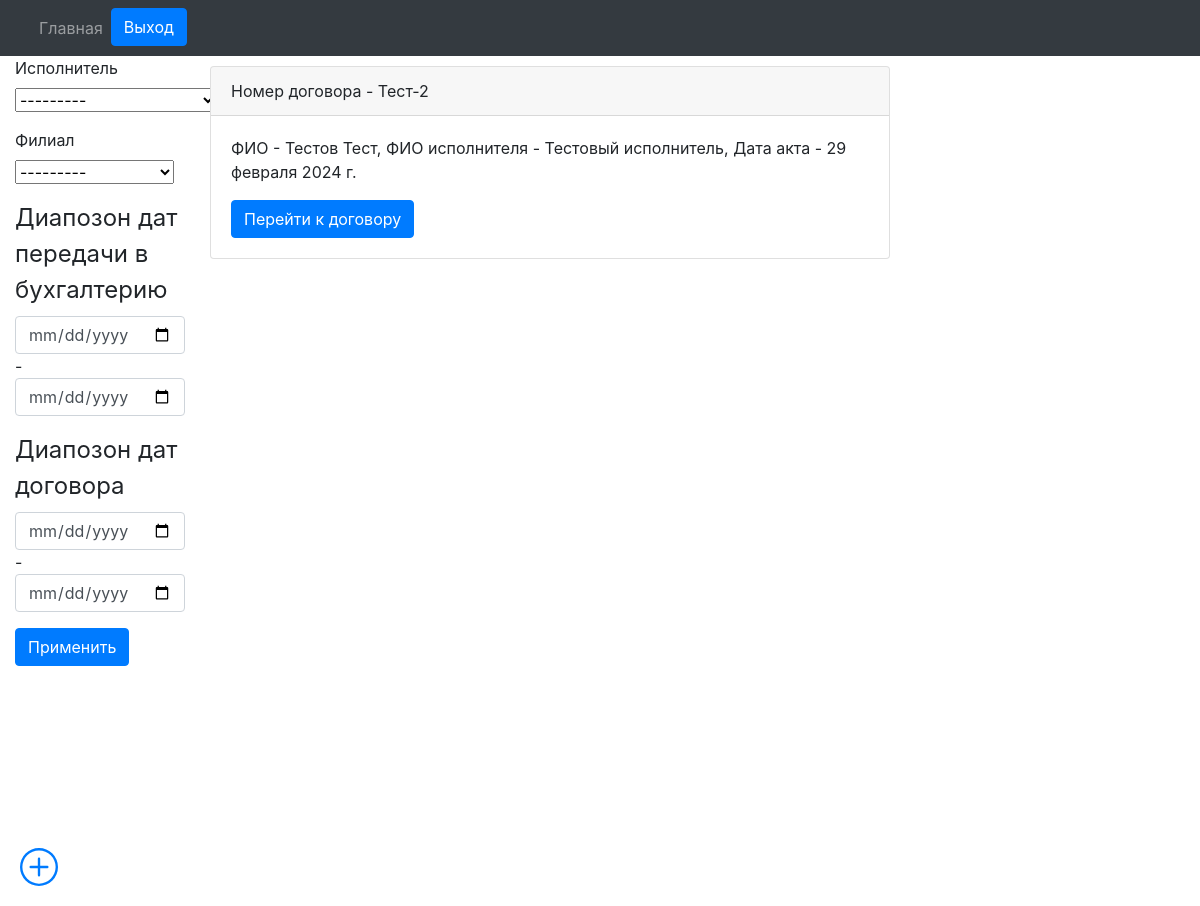
Before: /paid_departure/filials/orders/1/ (signed in) with the older database file.
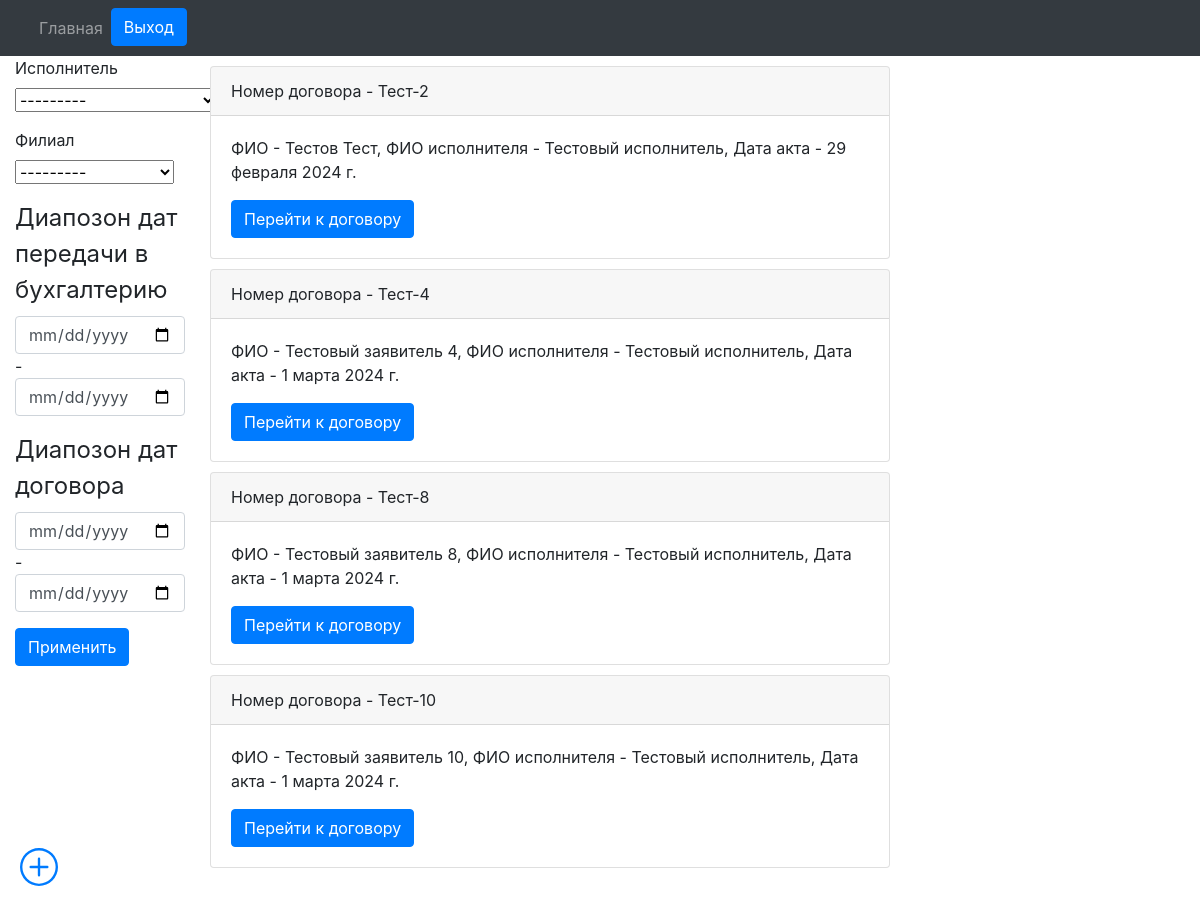
After: the same page with the newer database file.
### engine/models.py (models this page shows)
class Reestr_oferts(models.Model):
    number_orders_vozm = models.CharField(max_length=20, blank=False, verbose_name='Номер договора возм.', db_index=True)
    fio = models.CharField(max_length=128, blank=False, verbose_name='ФИО')
    date_orders = models.DateField(auto_now_add=True, verbose_name='Дата договора')
    date_akt = models.DateField(auto_now_add=True, verbose_name='Дата акта')
    exicutor = models.ForeignKey(Exicuters, on_delete=models.PROTECT, verbose_name='Исполнитель')
    filial = models.ForeignKey(Filials, on_delete=models.PROTECT, verbose_name='Филиал')
    price = models.FloatField(max_length=10, verbose_name='Цена')
    date_buhgt = models.DateField(verbose_name='Дата передачи в бухгалтерию')
    comment = models.CharField(max_length=512, verbose_name='Комментарий')

class Exicuters(models.Model):
    fio = models.CharField(max_length=128, blank=True, verbose_name='ФИО исполнителя')
    filial = models.ForeignKey(Filials, on_delete=models.PROTECT, verbose_name='Филиал к котрому привязан исполнитель')
    def __str__(self):
        return self.fio

### engine/views.py (the view)
# urls.py: path('filials/orders/<int:pk>/', get_orders, name='get_orders'),
@login_required
def get_orders(request, pk):
    filter = ProductFilter(request.GET, queryset=Reestr_oferts.objects.filter(filial_id=pk))
    return render(request, 'orders/orders.html', {'filter': filter})

### engine/models.py (called while the page is built)
    def __str__(self):
        return self.name

### engine/templates/orders/orders.html (shortened to what this page needs)
{% extends "orders/base.html" %}
{% load crispy_forms_tags %}
{% block nav %}{% include "orders/nav.html" %}{% endblock %}
{% block content %}
<div class="container-fluid text-left">
  <div class="row" style="height: 850px">
    <div class="col-2 column-2">
      <form method="GET">
        {{ filter.form|crispy }}
      <button class="btn btn-primary" type="submit">Применить</button>
      </form>
    </div>
    <div class="col-7 position-relative">
      <div class="overflow-auto scroll-container">
      {% for order in filter.qs %}
      <div class="card" style="margin: 10px 10px 10px 10px;">
          <div class="card-header">
            Номер договора - {{ order.number_orders_vozm }}
          </div>
          <div class="card-body">
            <p class="card-text">ФИО - {{ order.fio }}, ФИО исполнителя - {{ order.exicutor }}, Дата акта - {{ order.date_akt }}</p>
            <a href="{% url 'get_order' id_order=order.pk %}" class="btn btn-primary">Перейти к договору</a>
          </div>
        </div>
          {% endfor %}
          <div class="fixed-bottom fixed-right" style="width: 70px; position: fixed; bottom: 0; right: 0; padding: 20px;">
            <a href="/paid_departure/create_order/">
            </a>
          </div>
    </div>
  </div>
</div>
</div>
      {% endblock %}

### engine/templates/orders/base.html (shortened to what this page needs)
{% load static %}
<!DOCTYPE html>
<html>
<head>
   <link rel="stylesheet" href="https://cdnjs.cloudflare.com/ajax/libs/datepicker/0.6.5/datepicker.min.css" />
  <link rel="stylesheet" href="https://stackpath.bootstrapcdn.com/bootstrap/4.1.3/css/bootstrap.min.css">
</head>
<body>
  {% block nav %}{% endblock %}
  <main>{% block content %}{% endblock %}</main>
</body>
</html>

### engine/templates/orders/nav.html (shortened to what this page needs)
<nav class="navbar navbar-expand-lg navbar-dark bg-dark">
    <div class="container-fluid">
      <div class="collapse navbar-collapse" id="navbarNavDropdown">
        <ul class="navbar-nav">
          <li class="nav-item">
            <a class="nav-link" aria-current="page" href="/paid_departure/filials/">Главная</a>
          </li>
          {% if user.is_authenticated %}
          <li class="nav-item" >
            <form class="form-inline my-2 my-lg-0" method="post" action="/accounts/logout/">
              <button class="btn btn-primary my-2 my-sm-0" type="submit">Выход</button>
            </form>
          </li>
          {% endif %}
        </ul>
      </div>
    </div>
  </nav>

### engine/templates/orders/orders.html (style rules this page uses)
.scroll-container { position: absolute; top: 0; left: 0; bottom: 0; right: 0; overflow: auto; }

Changed rows visible on the page:
added Reestr_oferts: number_orders_vozm "Тест-4", fio "Тестовый заявитель 4", exicutor "Тестовый исполнитель", date_akt "1 марта 2024 г."
added Reestr_oferts: number_orders_vozm "Тест-8", fio "Тестовый заявитель 8", exicutor "Тестовый исполнитель", date_akt "1 марта 2024 г."
added Reestr_oferts: number_orders_vozm "Тест-10", fio "Тестовый заявитель 10", exicutor "Тестовый исполнитель", date_akt "1 марта 2024 г."
